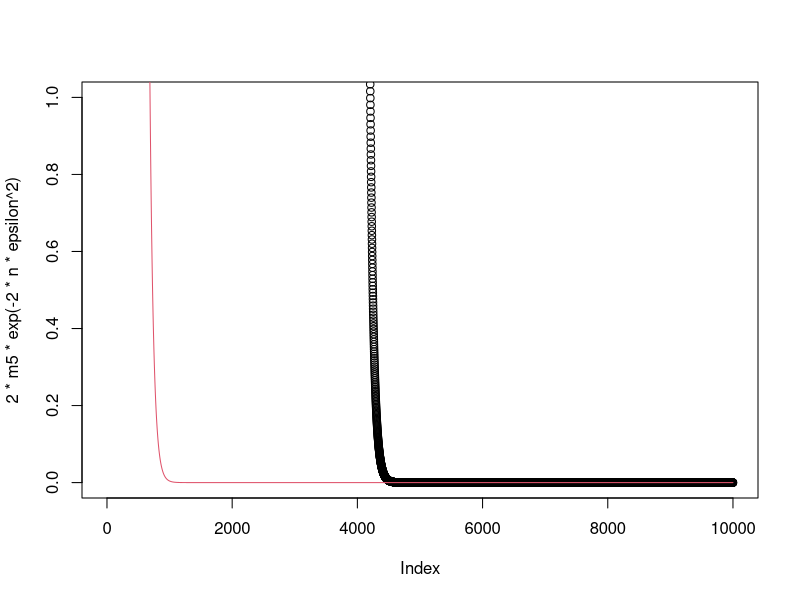

Reproduce this figure in R.

# Accepted divergence in between the empirical and the expected risks
epsilon = 0.1

# How my sample size varies along the collection
n = 1:10000 

# 1-MLP or Perceptron
# Input data space: R^2
# Class label: additional column
# Hidden units: 1
m1 = n^2

# 5-MLP
# Input data space: R^2
# Class label: additional column
# Hidden units: 5
m5 = (n^2)^5

plot(2*m5*exp(-2*n*epsilon^2), col=1, ylim=c(0,1))
lines(2*m1*exp(-2*n*epsilon^2), col=2)
